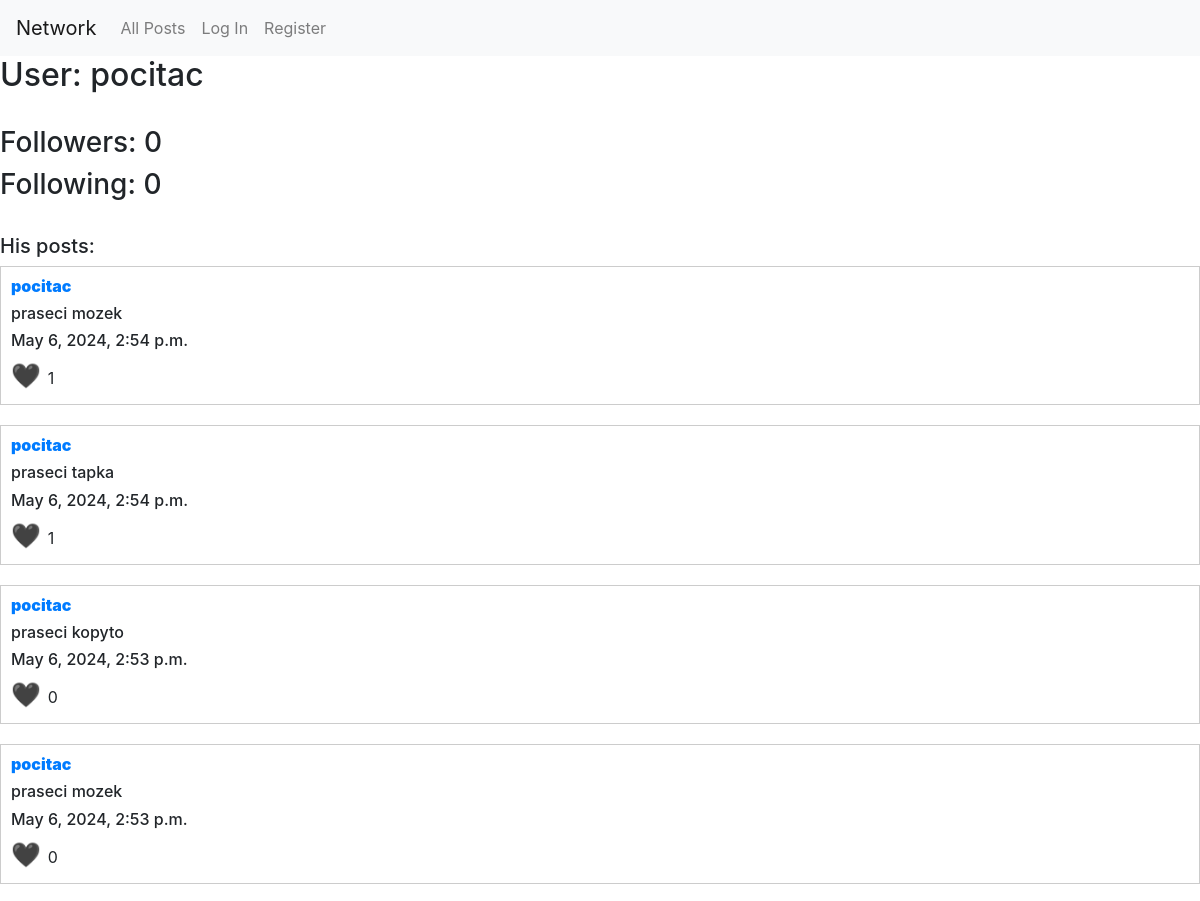
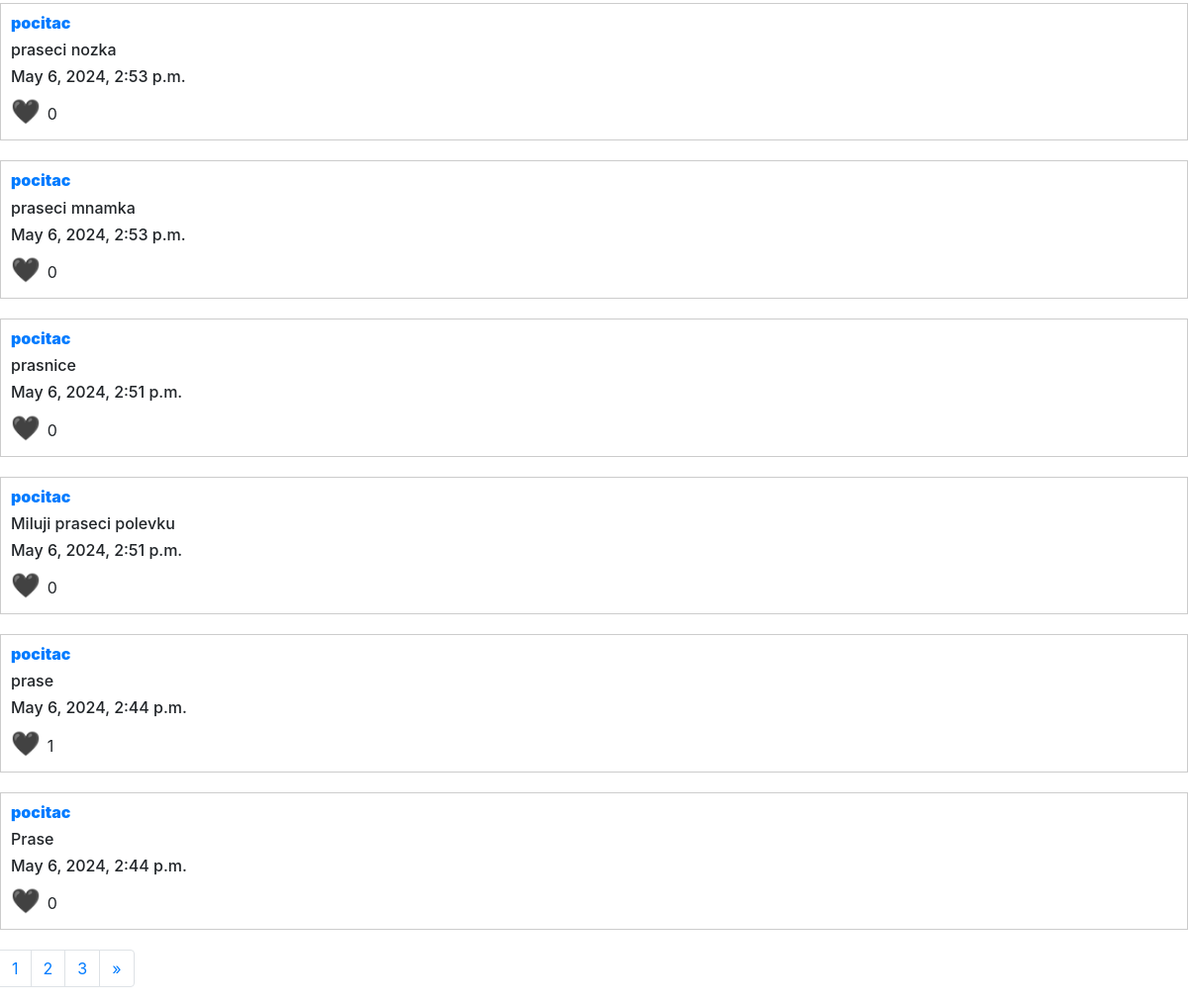
Page /profile/pocitac on the earlier database version (2 pictures, top to bottom).
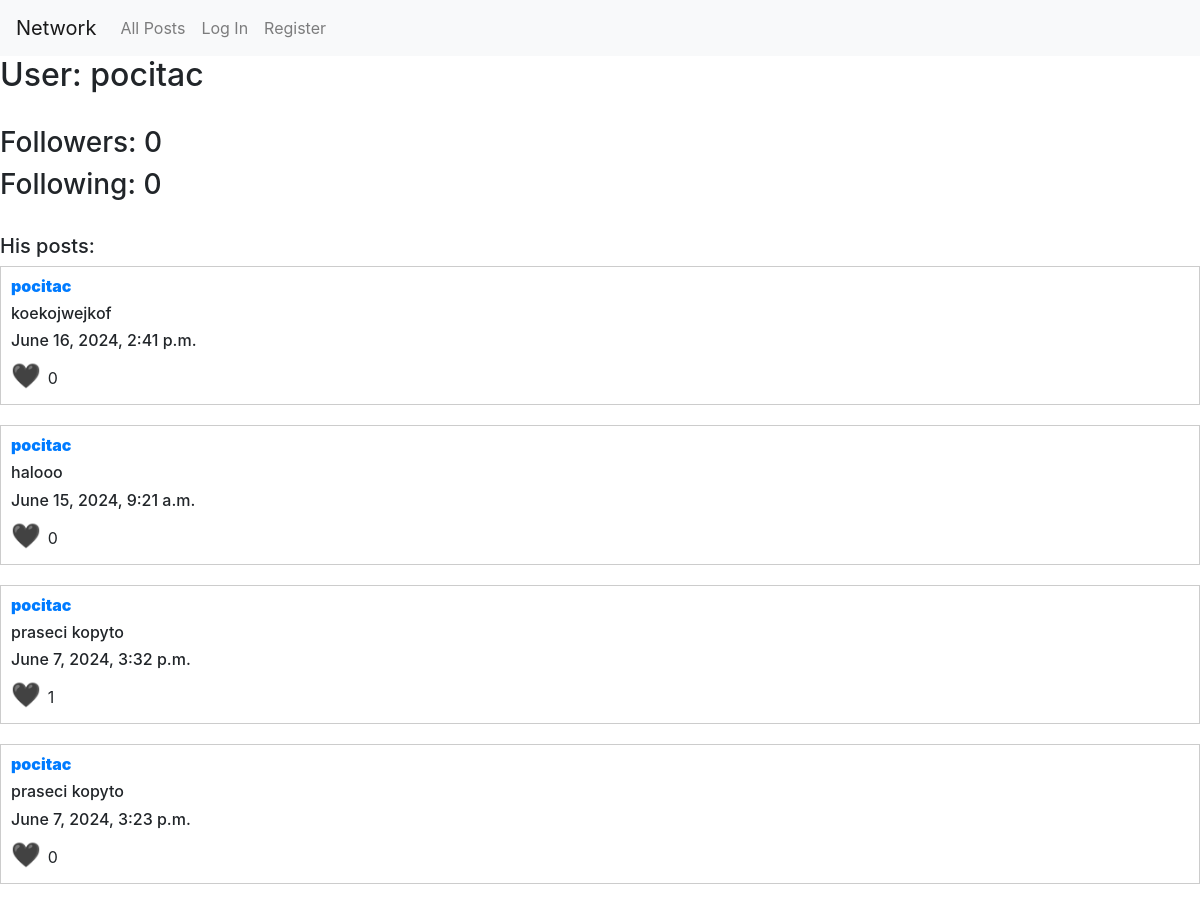
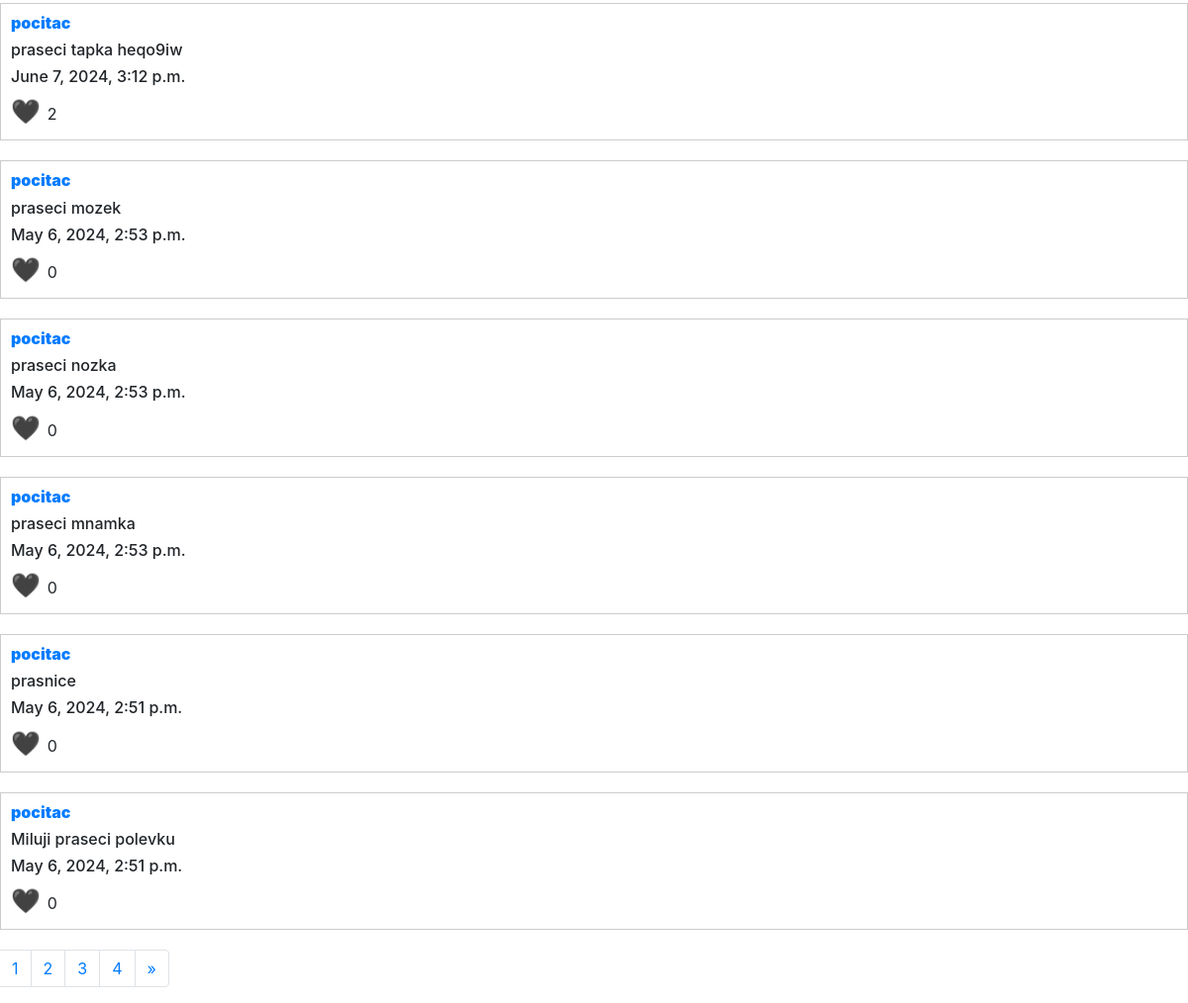
Same page on the later database version (2 pictures, top to bottom).
### network/models.py (models this page shows)
class User(AbstractUser):
    followers = models.ManyToManyField("self", symmetrical=False)

class Post(models.Model):
    id = models.IntegerField(primary_key=True)
    date = models.DateTimeField(auto_now=True)
    information = models.CharField(max_length=1024)
    author = models.ForeignKey(User, on_delete=models.CASCADE, related_name="posts")
    likes = models.ManyToManyField(User)

### network/views.py (the view)
def profile(request,author):
    posts = Post.objects.filter(author__username=author).order_by('-date')
    user_all = User.objects.get(username=author)
    paginator = Paginator(posts, 10)
    page_number = request.GET.get("page", 1)
    page_obj = paginator.get_page(page_number)
    list_stranek = [i for i in range(1, paginator.num_pages+1)]
    return render (request, "network/profile.html", {
        "posts": page_obj,
        "username_1":author,
        "user_all":user_all,
        "pages":list_stranek
        })

### network/templates/network/profile.html (shortened to what this page needs)
{% extends "network/all_posts.html" %}
{% block all_posts %}
<h2>User: {{username_1}}</h2>
<br>
<h3>Followers: {{user_all.followers.all.count}}</h3>
<h3>Following: {{user_all.user_set.all.count}}</h3>
<br>
<h5>His posts:</h5>
{% endblock %}
{% block pagination %}
<nav aria-label="Page navigation example">
    <ul class="pagination">
      {% for page_number in pages %}
      <li class="page-item"><a class="page-link" href="{% url 'profile' username_1 %}?page={{page_number }}">{{page_number}}</a></li>
      {% endfor %}
      <li class="page-item">
        {% if posts.has_next %}
            <a class="page-link" href="{% url 'profile' username_1 %}?page={{ posts.next_page_number }}" aria-label="Next">
            <span aria-hidden="true">&raquo;</span>
        {% endif %}
        </a>
      </li>
    </ul>
  </nav>
{% endblock %}

### network/templates/network/all_posts.html (shortened to what this page needs)
{% extends "network/layout.html" %}
{% block body %}
{%  block all_posts %}
{% endblock %}
{% for post in posts %}
<div class="post">
    <h6 class="author">
        <a href="{% url 'profile' post.author %}"><strong class = "post_author">{{ post.author}}</strong></a>
    </h6>
    <div id="read_div_{{post.id}}" style="display: block;">
        <h6 id="h6_post_information{{post.id}}" class ="post_information">{{post.information}}</h6>
        <h6>{{post.date}}</h6>
    </div>
    <span data-post-id="{{post.id}}" class="heart" onclick="likes(this)">
        {% if not user in post.likes.all %}
            🖤
        {% else %}
            ❤️
        {% endif %}
        </span>
    <span class = "likes" id="likes-{{post.id}}">{{post.likes.all|length}}</span>
</div>
{%endfor%}
{% block pagination %}
{% endblock %}
{% endblock %}

### network/templates/network/layout.html (shortened to what this page needs)
{% load static %}
<!DOCTYPE html>
<html lang="en">
    <head>
        <link rel="stylesheet" href="https://stackpath.bootstrapcdn.com/bootstrap/4.4.1/css/bootstrap.min.css">
        <link href="{% static 'network/styles.css' %}" rel="stylesheet">
    </head>
    <body>
        <nav class="navbar navbar-expand-lg navbar-light bg-light">
            <a class="navbar-brand" href="#">Network</a>
            <div>
              <ul class="navbar-nav mr-auto">
                <li class="nav-item">
                  <a class="nav-link" href="{% url 'index' %}">All Posts</a>
                </li>
                {% if user.is_authenticated %}
                    <li class="nav-item">
                        <a id="following_id" class="nav-link" href="{% url 'following_page' %}">Following</a>
                    </li>
                    <li class="nav-item">
                        <a id="search_id" class="nav-link" href="{% url 'search_page' %}">Search</a>
                    </li>
                    <li class="nav-item">
                        <a id="users_page_id" class="nav-link" href="{% url 'users_page' %}">Search Users</a>
                    </li>
                    <li class="nav-item">
                        <a id="log_out_id" class="nav-link" href="{% url 'logout' %}">Log Out</a>
                    </li>
                {% else %}
                    <li class="nav-item">
                        <a class="nav-link" href="{% url 'login' %}">Log In</a>
                    </li>
                    <li class="nav-item">
                        <a class="nav-link" href="{% url 'register' %}">Register</a>
                    </li>
                {% endif %}
              </ul>
            </div>
          </nav>
        <div class="body">
            {% block body %}
            {% endblock %}
        </div>
    </body>
</html>

### network/static/network/styles.css (style rules this page uses)
.post { border: 1px solid #ccc; padding: 10px; margin-bottom: 20px; }
.author { font-weight: bold; }
.heart { cursor: pointer; font-size: 24px; color: red; }

Differences in the rows shown:
no longer on this page (row unchanged): Post: author "pocitac", information "prase", date "May 6, 2024, 2:44 p.m.", likes.all|length "1"
no longer on this page (row unchanged): Post: author "pocitac", information "Prase", date "May 6, 2024, 2:44 p.m.", likes.all|length "0"
added Post: author "pocitac", information "koekojwejkof", date "June 16, 2024, 2:41 p.m.", likes.all|length "0"
added Post: author "pocitac", information "halooo", date "June 15, 2024, 9:21 a.m.", likes.all|length "0"
changed Post: information "praseci tapka" → "praseci kopyto"; date "May 6, 2024, 2:54 p.m." → "June 7, 2024, 3:32 p.m."
changed Post: date "May 6, 2024, 2:53 p.m." → "June 7, 2024, 3:23 p.m."
changed Post: information "praseci mozek" → "praseci tapka heqo9iw"; date "May 6, 2024, 2:54 p.m." → "June 7, 2024, 3:12 p.m."; likes.all|length "1" → "2"; moves down the list
Other differences:
new list line: "4"
